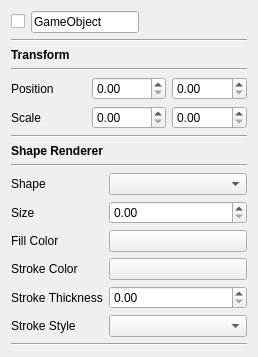
<?xml version="1.0" encoding="UTF-8"?>
<ui version="4.0">
 <class>Inspector</class>
 <widget class="QWidget" name="Inspector">
  <property name="geometry">
   <rect>
    <x>0</x>
    <y>0</y>
    <width>258</width>
    <height>355</height>
   </rect>
  </property>
  <property name="windowTitle">
   <string>Form</string>
  </property>
  <layout class="QVBoxLayout" name="verticalLayout">
   <item>
    <layout class="QHBoxLayout" name="GameObject">
     <item>
      <widget class="QCheckBox" name="isActive">
       <property name="enabled">
        <bool>true</bool>
       </property>
       <property name="text">
        <string/>
       </property>
      </widget>
     </item>
     <item>
      <widget class="QLineEdit" name="name">
       <property name="text">
        <string>GameObject</string>
       </property>
      </widget>
     </item>
     <item>
      <spacer name="horizontalSpacer_2">
       <property name="orientation">
        <enum>Qt::Horizontal</enum>
       </property>
       <property name="sizeHint" stdset="0">
        <size>
         <width>40</width>
         <height>20</height>
        </size>
       </property>
      </spacer>
     </item>
    </layout>
   </item>
   <item>
    <widget class="Line" name="line_3">
     <property name="orientation">
      <enum>Qt::Horizontal</enum>
     </property>
    </widget>
   </item>
   <item>
    <layout class="QVBoxLayout" name="Transform">
     <item>
      <widget class="QLabel" name="label">
       <property name="font">
        <font>
         <weight>75</weight>
         <bold>true</bold>
        </font>
       </property>
       <property name="text">
        <string>Transform</string>
       </property>
       <property name="scaledContents">
        <bool>false</bool>
       </property>
      </widget>
     </item>
     <item>
      <widget class="Line" name="line_2">
       <property name="orientation">
        <enum>Qt::Horizontal</enum>
       </property>
      </widget>
     </item>
     <item>
      <layout class="QGridLayout" name="TransformValues">
       <item row="2" column="0">
        <widget class="QLabel" name="label_4">
         <property name="text">
          <string>Scale</string>
         </property>
        </widget>
       </item>
       <item row="1" column="1">
        <widget class="QDoubleSpinBox" name="posX"/>
       </item>
       <item row="1" column="0">
        <widget class="QLabel" name="label_2">
         <property name="text">
          <string>Position</string>
         </property>
        </widget>
       </item>
       <item row="2" column="2">
        <widget class="QDoubleSpinBox" name="scaleY"/>
       </item>
       <item row="1" column="2">
        <widget class="QDoubleSpinBox" name="posY"/>
       </item>
       <item row="2" column="1">
        <widget class="QDoubleSpinBox" name="scaleX"/>
       </item>
      </layout>
     </item>
     <item>
      <widget class="Line" name="line">
       <property name="orientation">
        <enum>Qt::Horizontal</enum>
       </property>
      </widget>
     </item>
    </layout>
   </item>
   <item>
    <layout class="QVBoxLayout" name="ShapeRenderer">
     <item>
      <widget class="QLabel" name="label_5">
       <property name="font">
        <font>
         <weight>75</weight>
         <bold>true</bold>
        </font>
       </property>
       <property name="text">
        <string>Shape Renderer</string>
       </property>
      </widget>
     </item>
     <item>
      <widget class="Line" name="line_4">
       <property name="orientation">
        <enum>Qt::Horizontal</enum>
       </property>
      </widget>
     </item>
     <item>
      <layout class="QFormLayout" name="ShapeRendererValues">
       <item row="0" column="0">
        <widget class="QLabel" name="label_6">
         <property name="text">
          <string>Shape</string>
         </property>
        </widget>
       </item>
       <item row="0" column="1">
        <widget class="QComboBox" name="comboBox">
         <property name="currentText">
          <string/>
         </property>
         <property name="currentIndex">
          <number>-1</number>
         </property>
         <property name="maxVisibleItems">
          <number>2</number>
         </property>
        </widget>
       </item>
       <item row="1" column="0">
        <widget class="QLabel" name="label_7">
         <property name="text">
          <string>Size</string>
         </property>
        </widget>
       </item>
       <item row="1" column="1">
        <widget class="QDoubleSpinBox" name="doubleSpinBox"/>
       </item>
       <item row="2" column="0">
        <widget class="QLabel" name="label_8">
         <property name="text">
          <string>Fill Color</string>
         </property>
        </widget>
       </item>
       <item row="3" column="0">
        <widget class="QLabel" name="label_9">
         <property name="text">
          <string>Stroke Color</string>
         </property>
        </widget>
       </item>
       <item row="4" column="0">
        <widget class="QLabel" name="label_11">
         <property name="text">
          <string>Stroke Thickness</string>
         </property>
        </widget>
       </item>
       <item row="4" column="1">
        <widget class="QDoubleSpinBox" name="doubleSpinBox_2"/>
       </item>
       <item row="5" column="0">
        <widget class="QLabel" name="label_10">
         <property name="text">
          <string>Stroke Style</string>
         </property>
        </widget>
       </item>
       <item row="5" column="1">
        <widget class="QComboBox" name="comboBox_2"/>
       </item>
       <item row="2" column="1">
        <widget class="QPushButton" name="pushButton">
         <property name="text">
          <string/>
         </property>
        </widget>
       </item>
       <item row="3" column="1">
        <widget class="QPushButton" name="pushButton_2">
         <property name="autoFillBackground">
          <bool>false</bool>
         </property>
         <property name="text">
          <string/>
         </property>
         <property name="autoDefault">
          <bool>false</bool>
         </property>
         <property name="flat">
          <bool>false</bool>
         </property>
        </widget>
       </item>
      </layout>
     </item>
     <item>
      <widget class="Line" name="line_5">
       <property name="orientation">
        <enum>Qt::Horizontal</enum>
       </property>
      </widget>
     </item>
    </layout>
   </item>
   <item>
    <spacer name="verticalSpacer">
     <property name="orientation">
      <enum>Qt::Vertical</enum>
     </property>
     <property name="sizeHint" stdset="0">
      <size>
       <width>20</width>
       <height>40</height>
      </size>
     </property>
    </spacer>
   </item>
  </layout>
 </widget>
 <resources/>
 <connections/>
</ui>
